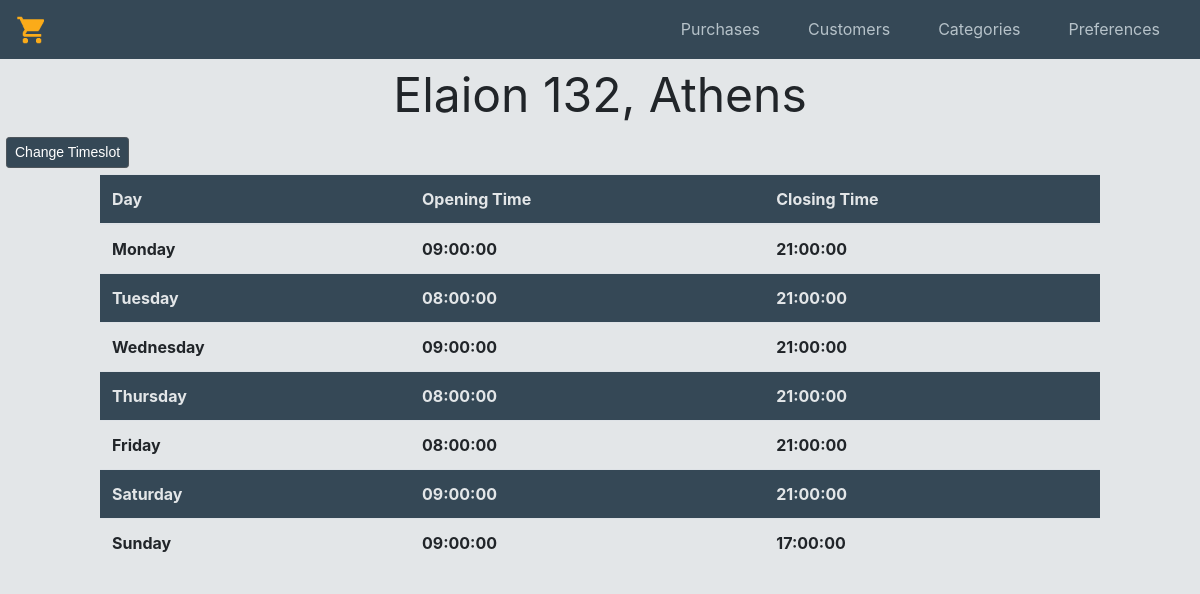
The page /opening_hours.php?storeid=11 on the database its author committed.
### tables this page shows
CREATE TABLE `store` (
  `storeid` int(4) NOT NULL,
  `street_name` varchar(30) NOT NULL,
  `street_number` decimal(3,0) NOT NULL,
  `city` varchar(30) NOT NULL,
  `zip` decimal(5,0) NOT NULL,
  `sq_meters` decimal(6,1) NOT NULL
);

CREATE TABLE `opening_hours` (
  `storeid` int(4) NOT NULL,
  `day` varchar(9) NOT NULL,
  `start_time` time NOT NULL,
  `end_time` time NOT NULL
);

### src/opening_hours.php (the view, shortened to what this page needs)
<?php include 'templates/header.php';?>
<div style = "text-align :center"><font size = "350px">
<?php
$conn = mysqli_connect('192.168.99.100', 'root', 'root', 'supermarketdb');
if(isset($_GET['storeid'])){
    $myvar = $_GET['storeid'] ;
    $sl = 'SELECT * FROM opening_hours WHERE storeid='.$myvar. " ORDER BY FIELD (day, 'Monday', 'Tuesday', 'Wednesday', 'Thursday' ,'Friday', 'Saturday', 'Sunday' )";
    $r1t = mysqli_query($conn, $sl);
    $r3g = mysqli_fetch_all($r1t, MYSQLI_ASSOC);
    $sl1 = 'SELECT * FROM store  WHERE storeid ='. $myvar;
    $r1t1 = mysqli_query($conn, $sl1);
    $r3g1 = mysqli_fetch_array($r1t1, MYSQLI_ASSOC);
}
echo $r3g1['street_name'].' '.$r3g1['street_number'].', '.$r3g1['city'];
?>
</font>
</div>
<div class="btn-group btn-group-sm" role="group" aria-label="Basic example">
<a href="up_ts.php" class="btn btn-secondary btn-sm active" role="button"style="background-color:#354856;">Change Timeslot</a>
</div>
<div class="col - 9">
            <table  class="table table-hover" style = "width:1000px; margin-left:auto; margin-right:auto;">
                <thead>
                <tr>
                        <th scope="col">Day</th>
                        <th scope="col">Opening Time</th>
                        <th scope="col">Closing Time</th>
                    </tr>
                </thead>
                <tbody>
                <?php foreach($r3g as $day){?>
                    <tr>
                        <th scope="col"><?php echo $day['day'];?></th>
                        <th scope="col"><?php echo $day['start_time'];?></th>
                        <th scope="col"><?php echo $day['end_time'];?></th>
                    </tr>
                <?php } ?>
                </tbody>
            </table>
        </div>

### src/templates/style.css (style rules this page uses)
table tr:nth-child(even), thead { background-color: #354856; color:#e3e6e8; }
.active { font-family: arial, verdana; font-size: 12px; padding: 8px 14px 6px 14px; margin: 3px; background-color: #404040; text-decoration: none; border-radius: 3px; margin: 6px; color: #FFF; }

### rows shown on the page
store: street_name "Elaion", street_number "132", city "Athens"
opening_hours: day "Monday", start_time "09:00:00", end_time "21:00:00"
opening_hours: day "Tuesday", start_time "08:00:00", end_time "21:00:00"
opening_hours: day "Wednesday", start_time "09:00:00", end_time "21:00:00"
opening_hours: day "Thursday", start_time "08:00:00", end_time "21:00:00"
opening_hours: day "Friday", start_time "08:00:00", end_time "21:00:00"
opening_hours: day "Saturday", start_time "09:00:00", end_time "21:00:00"
opening_hours: day "Sunday", start_time "09:00:00", end_time "17:00:00"
